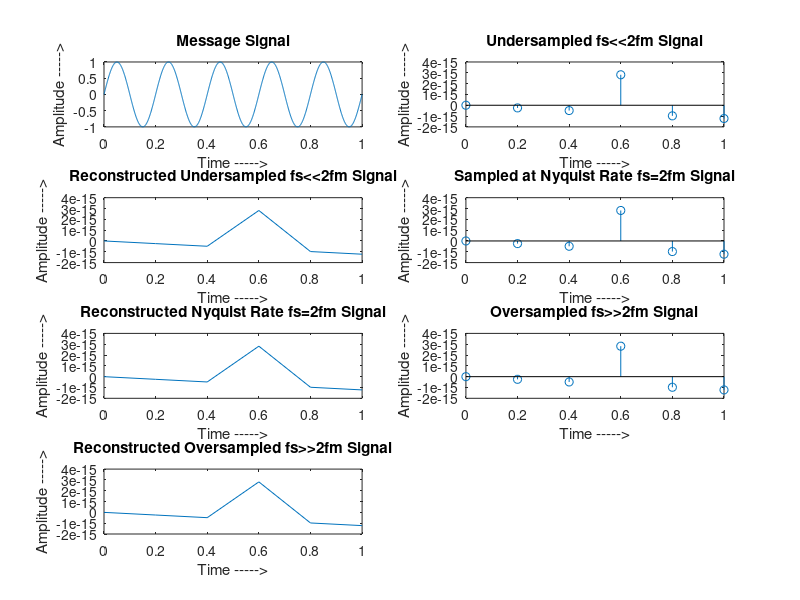

The MATLAB script that drew this image:
clc;
clear all;
t = 0:0.001:1;
fm = input('Enter the modulating signal frequency = ');
x = sin(2*pi*fm*t);
subplot(4,2,1);
plot(t,x);
xlabel('Time ----->');
ylabel('Amplitude ----->');
title('Message Signal');
fs1 = input('Enter Sampling Frequency < Modulating Signal Frequency = ');
fs2 = input('Enter Sampling Frequency = Modulating Signal Frequency = ');
fs3 = input('Enter Sampling Frequency > Modulating Signal Frequency = ');
%Sampling at fs<<2fm
n = 0:1/fs1:1;
x1 = sin(2*pi*fm*n);
subplot(4,2,2);
stem(n,x1);
xlabel('Time ----->');
ylabel('Amplitude ----->');
title('Undersampled fs<<2fm Signal');
subplot(4,2,3);
plot(n,x1);
xlabel('Time ----->');
ylabel('Amplitude ----->');
title('Reconstructed Undersampled fs<<2fm Signal');
%Sampling at fs=2fm
n = 0:1/fs2:1;
x2 = sin(2*pi*fm*n);
subplot(4,2,4);
stem(n,x2);
xlabel('Time ----->');
ylabel('Amplitude ----->');
title('Sampled at Nyquist Rate fs=2fm Signal');
subplot(4,2,5);
plot(n,x2);
xlabel('Time ----->');
ylabel('Amplitude ----->');
title('Reconstructed Nyquist Rate fs=2fm Signal');
%Sampling at fs>>2fm
n = 0:1/fs3:1;
x3 = sin(2*pi*fm*n);
subplot(4,2,6);
stem(n,x3);
xlabel('Time ----->');
ylabel('Amplitude ----->');
title('Oversampled fs>>2fm Signal');
subplot(4,2,7);
plot(n,x3);
xlabel('Time ----->');
ylabel('Amplitude ----->');
title('Reconstructed Oversampled fs>>2fm Signal');